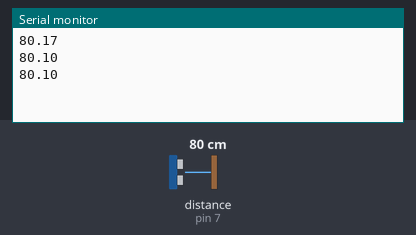
The sketch below on a simulated Arduino Uno, built with avr-gcc and run on an emulated ATmega328P. On the bench: the last lines printed to the serial monitor. Wiring (inferred from the names in the program): ultrasonic range finder: trigger pin 8; echo pin 7. The inputs (shaded band) are chosen by the test bench; at power-on: distance to the obstacle (sensor on pin 7) 80 cm. The echo pulse lasts 58.3 µs per cm.

Above: at 1.2 s.
1.3 s: distance to the obstacle (sensor on pin 7) set to 2 cm
At 1.51 s:
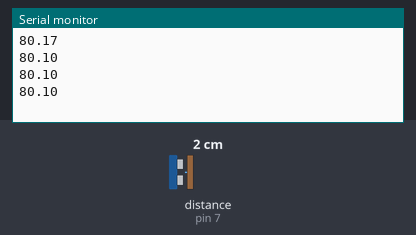
2.8 s: distance to the obstacle (sensor on pin 7) set to 4 cm
At 3.03 s:
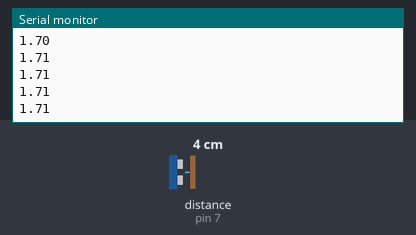
Timing chart, 0 to 5.8 s (numbered marks = the images above; inputs shaded):
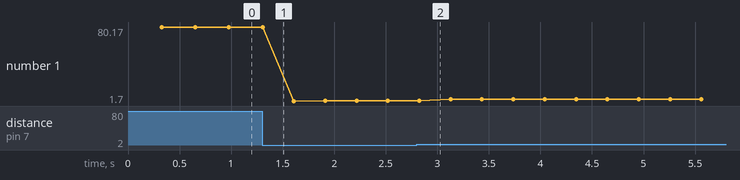

The sketch:

sensor_ultra_solved_a.ino
```cpp
/*----------------------------------------------------------------------
  Programa diseñado para el taller de SODAR: Arduino + Processing
  OSHWDem-2014

  sensor_ultra_a_solved.ino


 ----------------------------------------------------------------------*/

#define ECHO_PIN    7 // El pin "echo" de sensor estará en el pin 7 del arduino
#define TRIGGER_PIN 8 // El pin "trigger" del sensor estará en el pin 8 del arduino


float dist;

/*----------------------------------------------------------------------
  setup
   Se ejecuta una sola vez al principio del programa. O cuando el arduino
   se resetea.
 ----------------------------------------------------------------------*/
void setup() {
  pinMode(TRIGGER_PIN, OUTPUT);  // pin trigger es salida
  pinMode(ECHO_PIN   , INPUT );  // pin echo es entrada

  Serial.begin(9600);            // Abrimos el puerto serie
}


/*----------------------------------------------------------------------
  loop
   Se ejecuta siempre repetidamente, hasta el fin de los tiempos :-)
 ----------------------------------------------------------------------*/
void loop() {

  Serial.println(medida());

}

float medida(){

  float result = 0;
  float time;


  for (int i=0; i<5; i++){
                                          // Preparamos el sensor
    digitalWrite(TRIGGER_PIN, LOW);       //   Nivel bajo para estabilizar
    delayMicroseconds(5);                 //   garantizamos 5 microsegundos

    digitalWrite(TRIGGER_PIN, HIGH);      // Enviamos un pulso de 10 microsegundos
    delayMicroseconds(10);
    digitalWrite(TRIGGER_PIN, LOW);

                                        // Leemos el echo, viene codificado en
    time = pulseIn(ECHO_PIN, HIGH);     // el ancho del pulso


    result += (time / 29 / 2);          // Acumulamos la distancia


    delay(60);

  }

  result = result / 5;                 // Calculamos la media

  if (result > 400) {                  // Distancia mayor que alcance
    //return 400;
    return 0;
  } else {
    return result;
  }

}
```

Measured:
- plotted number 1: 80.1 → 1.71 after the input at 1.3 s, 1.71 → 3.71 after the input at 2.8 s
